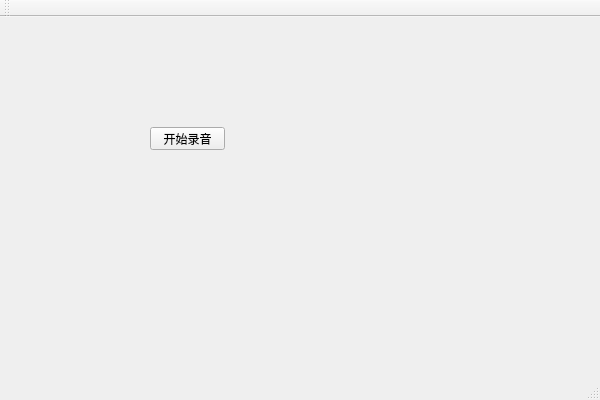
<?xml version="1.0" encoding="UTF-8"?>
<ui version="4.0">
 <class>MainWindowClass</class>
 <widget class="QMainWindow" name="MainWindowClass">
  <property name="geometry">
   <rect>
    <x>0</x>
    <y>0</y>
    <width>600</width>
    <height>400</height>
   </rect>
  </property>
  <property name="windowTitle">
   <string>MainWindow</string>
  </property>
  <widget class="QWidget" name="centralWidget">
   <widget class="QPushButton" name="audioButton">
    <property name="geometry">
     <rect>
      <x>150</x>
      <y>110</y>
      <width>75</width>
      <height>23</height>
     </rect>
    </property>
    <property name="text">
     <string>开始录音</string>
    </property>
   </widget>
  </widget>
  <widget class="QToolBar" name="mainToolBar">
   <attribute name="toolBarArea">
    <enum>TopToolBarArea</enum>
   </attribute>
   <attribute name="toolBarBreak">
    <bool>false</bool>
   </attribute>
  </widget>
  <widget class="QStatusBar" name="statusBar"/>
 </widget>
 <layoutdefault spacing="6" margin="11"/>
 <resources>
  <include location="MainWindow.qrc"/>
 </resources>
 <connections/>
</ui>
